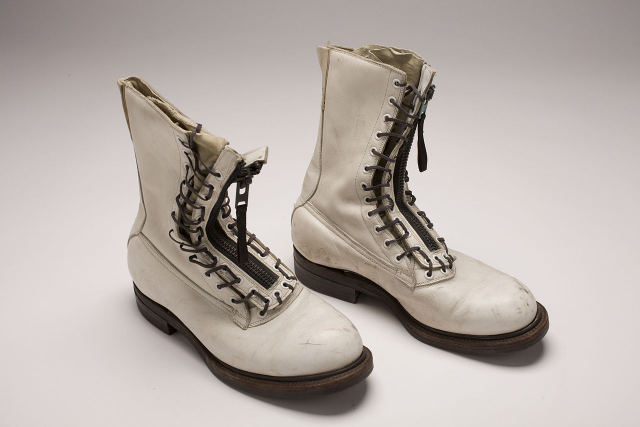
#> input picture Poisson-disk-sampling/test_image/boots.jpg, 1280 x 853 px (shown at 1/2 size)
$ python main_line.py test_image/boots.jpg
#> lines starting #> are read from the running program, lines starting #| are printed output that depends on the picture
### Poisson-disk-sampling/arch_grid.py
import numpy as np
from scipy import interpolate
import ipdb

class Point:
    # [4 lines left out: function __init__, not called in this run]

    # Check if the point overlaps another (sum of radius >= distance of centers)
    def overlap(self, point):
        distance = np.sqrt((self.x - point.x)**2 + (self.y - point.y)**2)
        return self.radius + point.radius >= distance


class Cell:
    # store points within the cell
    def __init__(self):
        self.nb_points = 0
        self.list_points = []

    def get_point_list(self):
        return self.list_points

    def append(self, point):
        self.list_points.append(point)
        self.nb_points += 1


class Grid:
    def __init__(self, N, density_map, radius=0.003):
        self.nb_cell = N
        # Nested list: NxN matrix of cell objects
        self.list_cell = [[Cell() for _ in range(self.nb_cell)] for _ in range(self.nb_cell)]
        # Cells virtual width
        self.radius = np.mean(density_map)*radius
        self.width = self.radius/np.min(density_map)
        self.scaling = N*self.width
        # self.width = 1/N
        # Interpolate the given density over a [0,1]x[0,1] domain
        x = np.arange(0, self.nb_cell, 1)
        y = np.arange(0, self.nb_cell, 1)
        self.density_map = density_map
        # ipdb.set_trace()
        self.density = interpolate.interp2d(x, y, density_map, kind='linear')

    def return_coordinate(self, point):
        return int(point.x/self.width), int(point.y/self.width)

    # Return list of points from neighboring cells of the current point
    # [42 lines left out: functions get_point_list_neighbour, new_point, not called in this run]

### Poisson-disk-sampling/main_line.py
import numpy as np
import matplotlib.pyplot as plt
import time
from PIL import Image
from arch_grid import Grid
import argparse
import cv2 as cv
from scipy import interpolate
import ipdb
from tqdm import tqdm

if __name__ == '__main__':
    description = "poisson disk Stippler"
    parser = argparse.ArgumentParser(description=description)
    parser.add_argument('filename', metavar='image filename', type=str,
                        help='Density image filename ')
    parser.add_argument('--display', action='store_true',
                    default=False,
                    help='Display final result')
    parser.add_argument('--output_name', type=str,
                    default="ouput",
                    help='output file name (without extension)')
    parser.add_argument('--npoints', type=int,
                    default=40000,
                    help='number of points')

    parser.add_argument('--pointsize', type=float,
                    default=0.4,
                    help='size of the points')
    parser.add_argument('--grid_size', type=int,
                    default=800,
                    help='size of the grid')
    parser.add_argument('--radius', type=float,
                    default=0.003,
                    help='radius constraint')
    parser.add_argument('--length', type=float,
                    default=0.005,
                    help='length of the line segment')
    parser.add_argument('--linewidth', type=float,
                    default=0.3,
                    help='width of the line segment')
    args = parser.parse_args()
    filename = args.filename
    image = Image.open(filename).convert("L")

    N = args.grid_size # Size of the output image
    # if image.width != image.height:
    print("Resize the image to size %ix%i" %(N,N))
    image = image.resize((N, N))
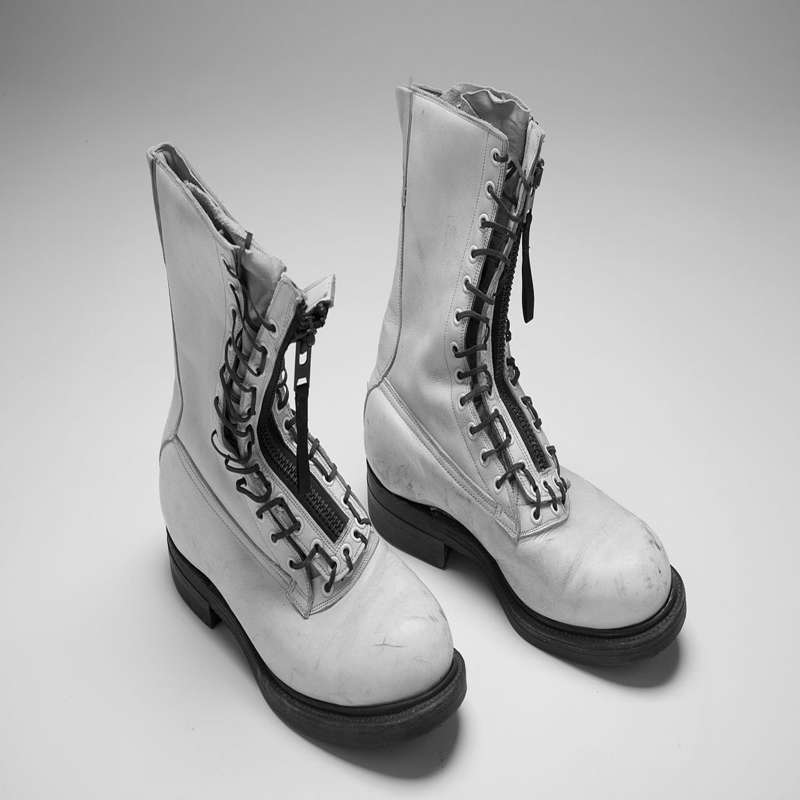
#> image: PIL image 800x800 L; min 0, max 255, mean 175.5
    image = np.array(image, dtype=float)[-1::-1,:]
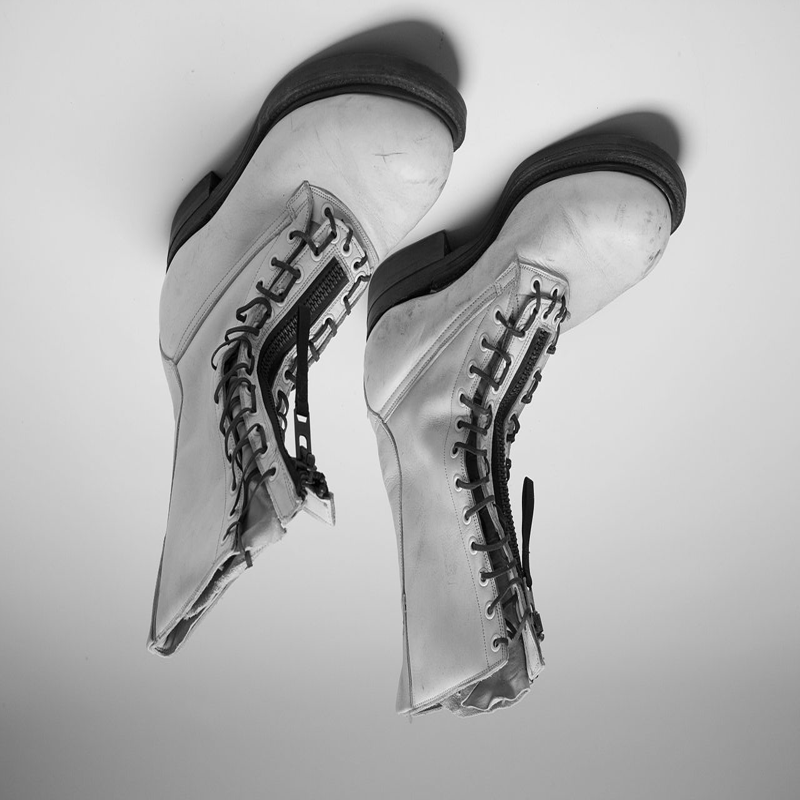
#> image: shape (800, 800) float64; min 0, max 255, mean 175.5
    density_map = np.max(image) - image
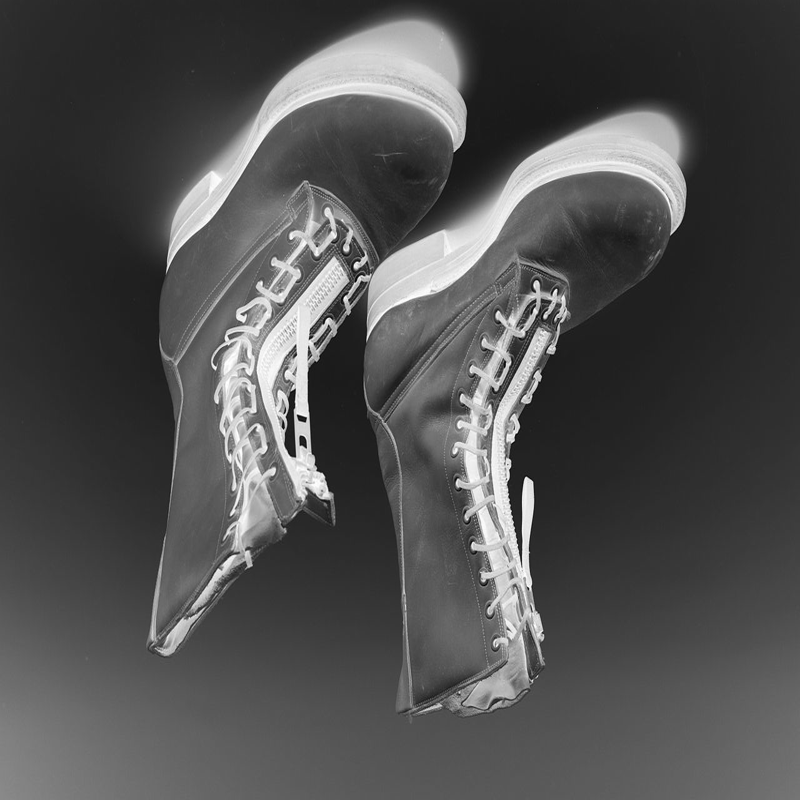
#> density_map: shape (800, 800) float64; min 0, max 255, mean 79.5

    # Apply minimum threshold to avoid zero density areas
    density_map = np.clip(density_map, 10, None)

    start = time.time()

    # Initialize vectors of points coordinates (x,y)
    x_coord_point = []
    y_coord_point = []

    # Constant
    max_nb_cfails = 5000
    max_nb_points = args.npoints
    radius = args.radius

    grid = Grid(args.grid_size, density_map, radius)
#> in __init__, `self.radius = np.mean(density_map)*radius`: self.radius = 0.238
#> in __init__, `self.width = self.radius/np.min(density_map)`: self.width = 0.0238
#> in __init__, `self.scaling = N*self.width`: self.scaling = 19.07
#> (the run stopped early here; a loop or call above may not have finished)

$ run again, on Poisson-disk-sampling/test_image/pineapple.jpg
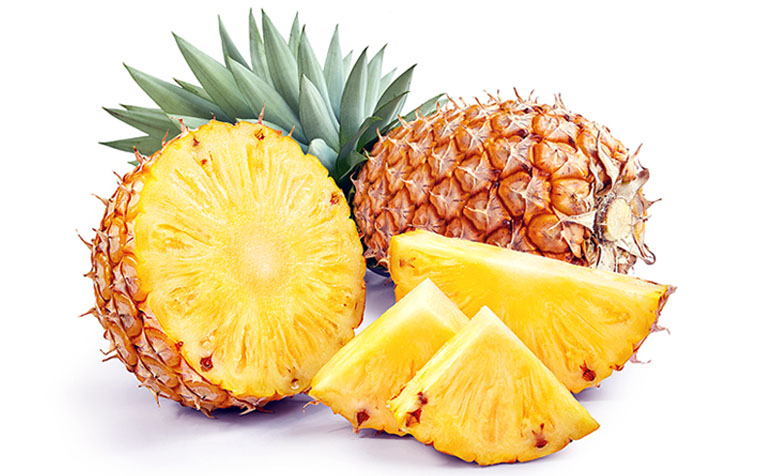
#> input picture Poisson-disk-sampling/test_image/pineapple.jpg, 764 x 476 px
#> `image = np.array(image, dtype=float)[-1::-1,:]`:
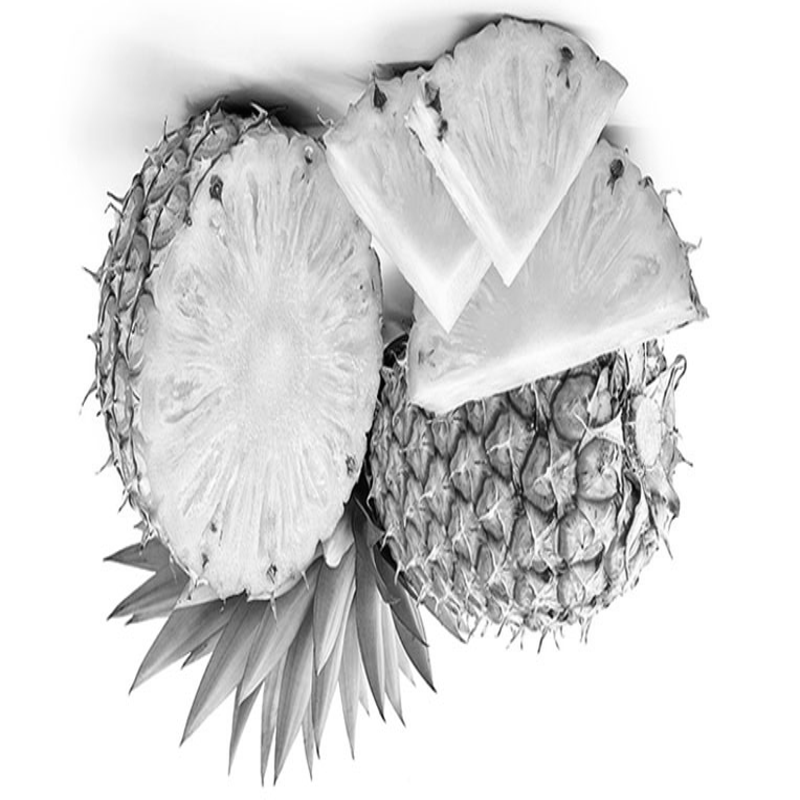
#> image: shape (800, 800) float64; min 0, max 255, mean 216.1
#> `density_map = np.max(image) - image`:
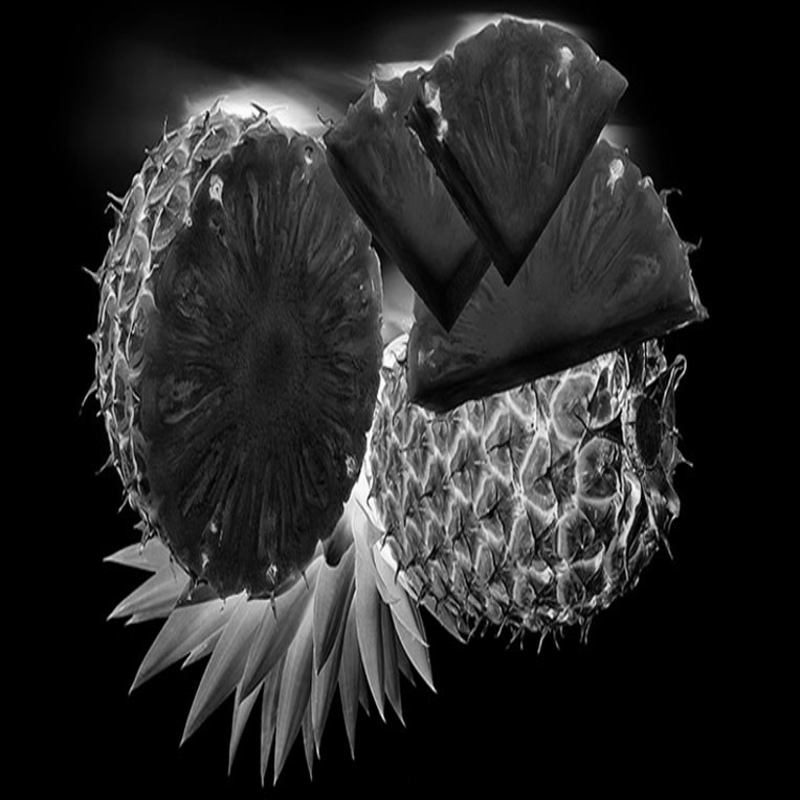
#> density_map: shape (800, 800) float64; min 0, max 255, mean 38.9
#> self.radius = 0.129
#> self.width = 0.0129
#> self.scaling = 10.35
